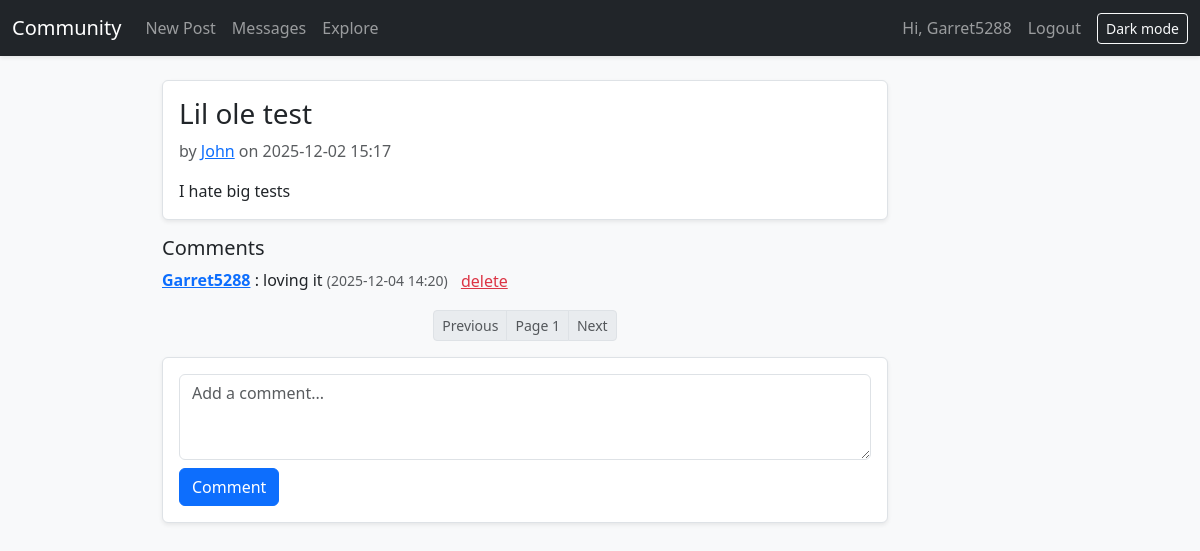
The app's page /post/2 (signed in) with its own data.
### community_forum.py (models this page shows)
class User(db.Model):
	id = db.Column(db.Integer, primary_key=True)
	username = db.Column(db.String(80), unique=True, nullable=False, index=True)
	email = db.Column(db.String(120), unique=True, nullable=False, index=True)
	password_hash = db.Column(db.String(128), nullable=False)
	is_admin = db.Column(db.Boolean, default=False, nullable=False)
	bio = db.Column(db.Text)
	created_at = db.Column(db.DateTime, default=datetime.utcnow, nullable=False)
	posts = db.relationship('Post', back_populates='author', cascade='all, delete-orphan')
	comments = db.relationship('Comment', back_populates='author', cascade='all, delete-orphan')
	sent_messages = db.relationship('Message', foreign_keys='Message.sender_id', back_populates='sender', cascade='all, delete-orphan')
	received_messages = db.relationship('Message', foreign_keys='Message.recipient_id', back_populates='recipient', cascade='all, delete-orphan')

class Post(db.Model):
	id = db.Column(db.Integer, primary_key=True)
	author_id = db.Column(db.Integer, db.ForeignKey('user.id'), nullable=False)
	title = db.Column(db.String(255), nullable=False, index=True)
	body = db.Column(db.Text, nullable=False)
	created_at = db.Column(db.DateTime, default=datetime.utcnow, nullable=False, index=True)
	author = db.relationship('User', back_populates='posts')
	comments = db.relationship('Comment', back_populates='post', cascade='all, delete-orphan')

class Comment(db.Model):
	id = db.Column(db.Integer, primary_key=True)
	post_id = db.Column(db.Integer, db.ForeignKey('post.id'), nullable=False, index=True)
	author_id = db.Column(db.Integer, db.ForeignKey('user.id'), nullable=False)
	body = db.Column(db.Text, nullable=False)
	created_at = db.Column(db.DateTime, default=datetime.utcnow, nullable=False, index=True)
	post = db.relationship('Post', back_populates='comments')
	author = db.relationship('User', back_populates='comments')

### community_forum.py (the view, shortened to what this page needs)
@app.route('/post/<int:post_id>', methods=['GET', 'POST'])
def post_view(post_id: int):
	p = Post.query.get_or_404(post_id)
	cpage = max(int(request.args.get('cpage') or 1), 1)
	c_per_page = 10
	c_query = Comment.query.options(joinedload(Comment.author)).filter_by(post_id=p.id)
	total_c = c_query.count()
	comments = c_query.order_by(Comment.created_at.asc()).offset((cpage - 1) * c_per_page).limit(c_per_page).all()
	has_next_c = cpage * c_per_page < total_c
	has_prev_c = cpage > 1
	return render_template('post_view.html', title=p.title, post=p, comments=comments, cpage=cpage, has_next_c=has_next_c, has_prev_c=has_prev_c)

### community_forum.py (called while the page is built)
def current_user():
	uid = session.get('uid')
	if not uid:
		return None
	return User.query.get(uid)

@app.context_processor
def inject_user_and_csrf():
	u = current_user()
	unread = 0
	if u:
		try:
			unread = Message.query.filter_by(recipient_id=u.id, read_at=None).count()
		except Exception:
			unread = 0
	return {
		'user': u,
		'csrf_token': _csrf_token(),
		'unread_count': unread,
	}

@app.after_request
def add_security_headers(resp):
	csp = (
		"default-src 'self'; "
		"style-src 'self' https://cdn.jsdelivr.net; "
		"script-src 'self' https://cdn.jsdelivr.net; "
		"object-src 'none'; base-uri 'self'; frame-ancestors 'none'"
	)
	resp.headers['Content-Security-Policy'] = csp
	resp.headers['X-Content-Type-Options'] = 'nosniff'
	resp.headers['X-Frame-Options'] = 'DENY'
	resp.headers['Referrer-Policy'] = 'no-referrer'
	return resp

def _csrf_token():
	tok = session.get('csrf_token')
	if not tok:
		import secrets
		tok = secrets.token_urlsafe(32)
		session['csrf_token'] = tok
	return tok

@app.before_request
def enforce_idle_timeout():
	uid = session.get('uid')
	if not uid:
		return
	try:
		last = int(session.get('last_activity') or 0)
	except Exception:
		last = 0
	now = int(time.time())
	idle_limit = app.config['SESSION_IDLE_TIMEOUT_MIN'] * 60
	if last and (now - last) > idle_limit:
		session.clear()
		flash('Session expired due to inactivity. Please log in again.', 'error')
		return redirect(url_for('login'))
	session['last_activity'] = now

### templates/post_view.html (shortened to what this page needs)
{% extends 'base.html' %}
{% block content %}
<div class="row">
    <div class="col-12 col-lg-10">
        <div class="card shadow-sm mb-3">
            <div class="card-body">
                <h3 class="card-title">{{ post.title }}</h3>
                <p class="text-muted">by
                    {% if post.author and post.author.username %}
                    <a href="{{ url_for('user_profile', username=post.author.username) }}">{{ post.author.username
                        }}</a>
                    {% else %}
                    <span class="text-muted">unknown</span>
                    {% endif %}
                    on {{ post.created_at.strftime('%Y-%m-%d %H:%M') }}
                </p>
                <p class="mb-0">{{ post.body }}</p>
            </div>
        </div>
        <h5>Comments</h5>
        {% for c in comments %}
        <div class="mb-2">
            <strong>
                {% if c.author and c.author.username %}
                <a href="{{ url_for('user_profile', username=c.author.username) }}">{{ c.author.username }}</a>
                {% else %}
                <span class="text-muted">unknown</span>
                {% endif %}
            </strong>:
            {{ c.body }}
            <small class="text-muted">({{ c.created_at.strftime('%Y-%m-%d %H:%M') }})</small>
            {% if user and (user.id == c.author_id or user.is_admin) %}
            <form method="post" action="{{ url_for('comment_delete', comment_id=c.id) }}" class="d-inline ms-2">
                <button class="btn btn-link text-danger p-0">delete</button>
            </form>
            {% endif %}
        </div>
        {% endfor %}
        <nav class="mt-3 d-flex justify-content-center">
            <ul class="pagination pagination-sm mb-0">
                <li class="page-item {% if not has_prev_c %}disabled{% endif %}">
                    <a class="page-link" href="{{ url_for('post_view', post_id=post.id, cpage=cpage-1) }}">Previous</a>
                </li>
                <li class="page-item disabled"><span class="page-link">Page {{ cpage }}</span></li>
                <li class="page-item {% if not has_next_c %}disabled{% endif %}">
                    <a class="page-link" href="{{ url_for('post_view', post_id=post.id, cpage=cpage+1) }}">Next</a>
                </li>
            </ul>
        </nav>
        <form method="post" class="mt-3">
            <div class="card shadow-sm">
                <div class="card-body">
                    <textarea class="form-control mb-2" name="body" rows="3" placeholder="Add a comment..."></textarea>
                    <button class="btn btn-primary">Comment</button>
                </div>
            </div>
        </form>
    </div>
</div>
{% endblock %}

### templates/base.html (shortened to what this page needs)
<!doctype html>
<link rel="stylesheet" href="https://cdn.jsdelivr.net/npm/bootstrap@5.3.2/dist/css/bootstrap.min.css">
<link rel="stylesheet" href="{{ url_for('static', filename='app.css') }}">
<nav class="navbar navbar-dark bg-dark navbar-expand-lg">
    <div class="container-fluid">
        <a class="navbar-brand" href="/">Community</a>
        <div class="collapse navbar-collapse" id="nav">
            <ul class="navbar-nav me-auto">
                <li class="nav-item"><a class="nav-link" href="{{ url_for('post_create') }}">New Post</a></li>
                <li class="nav-item">
                    <a class="nav-link position-relative" href="{{ url_for('inbox') }}">
                        Messages
                    </a>
                </li>
                <li class="nav-item"><a class="nav-link" href="{{ url_for('explore') }}">Explore</a></li>
            </ul>
            <ul class="navbar-nav ms-auto align-items-center">
                {% if user %}
                <li class="nav-item"><span class="navbar-text me-2">Hi, {{ user.username }}</span></li>
                <li class="nav-item"><a class="nav-link" href="{{ url_for('logout') }}">Logout</a></li>
                {% else %}
                <li class="nav-item"><a class="nav-link" href="{{ url_for('login') }}">Login</a></li>
                <li class="nav-item"><a class="nav-link" href="{{ url_for('register') }}">Register</a></li>
                {% endif %}
                <li class="nav-item ms-2">
                    <button id="themeToggle" class="btn btn-sm btn-outline-light" type="button">Dark mode</button>
                </li>
            </ul>
        </div>
    </div>
</nav>
<main class="container my-4">
    {% block content %}{% endblock %}
</main>

### static/app.css (style rules this page uses)
.navbar { box-shadow: 0 2px 4px rgba(0, 0, 0, 0.08); }
.card { background: var(--card-bg); border-color: var(--border); }
a { color: var(--primary); }
.card-title { color: var(--text); }
.container { max-width: 900px; }
.pagination { justify-content: center; }
.btn-primary { background-color: var(--primary); border-color: var(--primary); color: #ffffff; }
a.btn-primary, button.btn-primary { color: #ffffff !important; }

### records on screen
User: username "Garret5288"
Post: title "Lil ole test", created_at "2025-12-02 15:17", body "I hate big tests"
User: author.username "John"
Comment: author.username "Garret5288", body "loving it", created_at "2025-12-04 14:20"

### other values on screen
{{ cpage }} "1"
